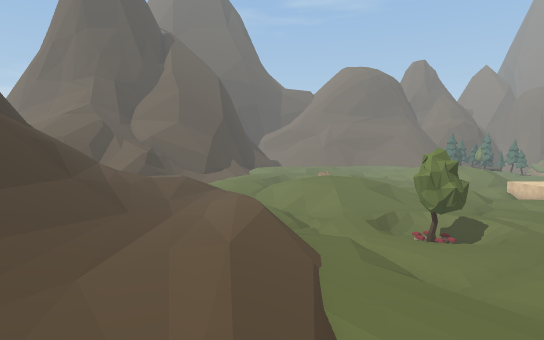
view 1 (above)

22 first-person views from a walk through a scene from a Unity 3-D project. The camera is 1.5 m above the floor, tilts 4° down and sees 80° across. The floor is counted in squares, 2 m on a side. Each view is taken from the middle of a square. On the plan, view 1 faces up. The plan holds only what a view shows up to about 11 squares ahead; the rest is blank. The place goes on beyond the plan. The player character is not drawn.

view 2
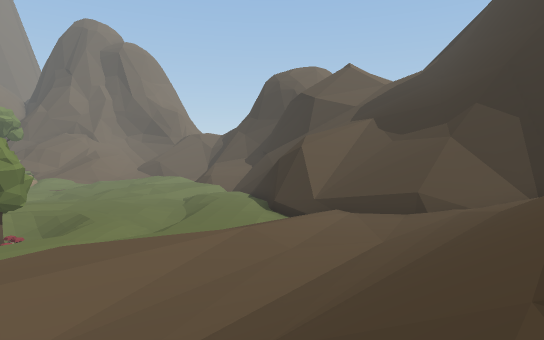

view 3
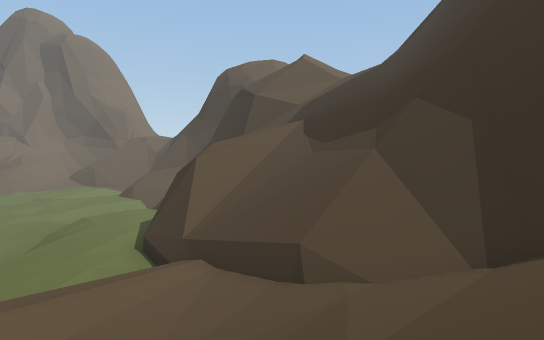

view 4
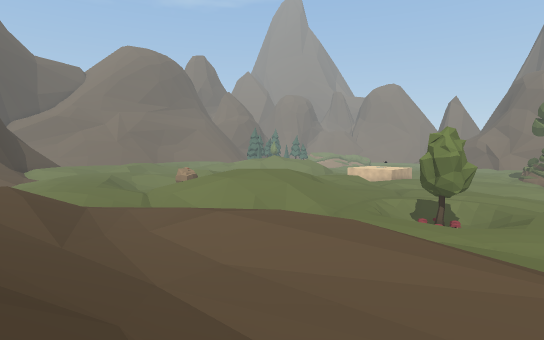

view 5
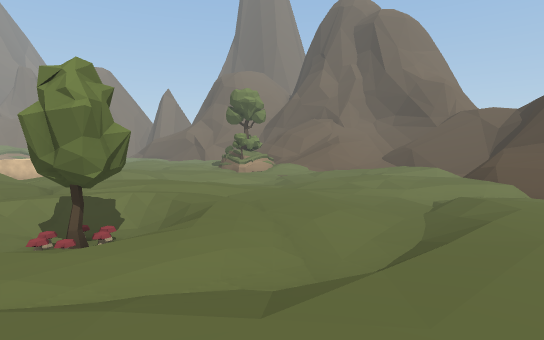

view 6
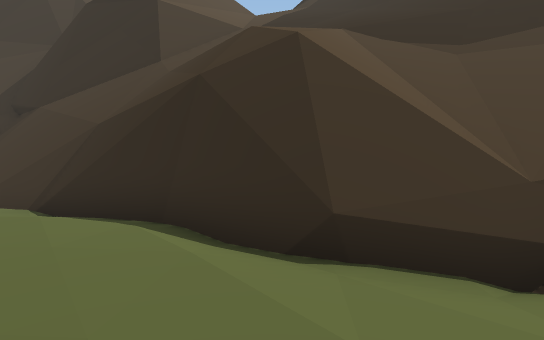

view 7
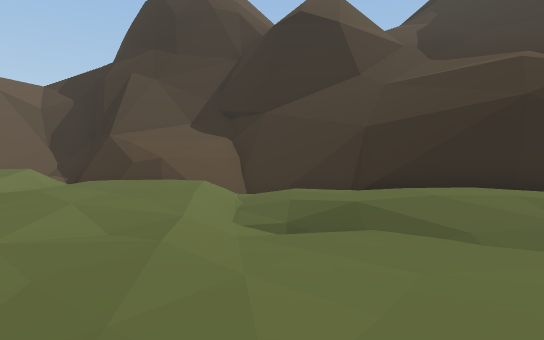

view 8
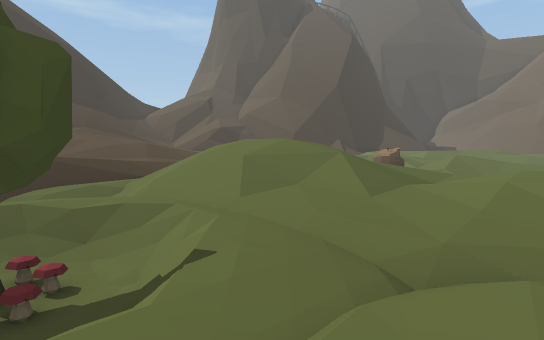

view 9
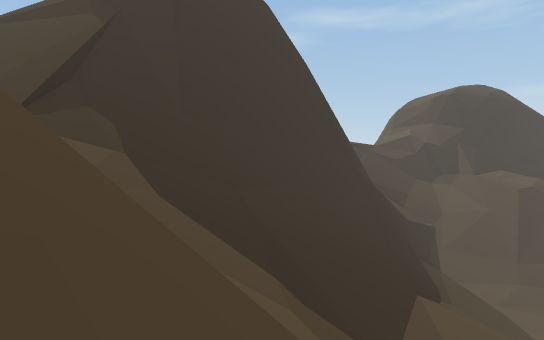

view 10
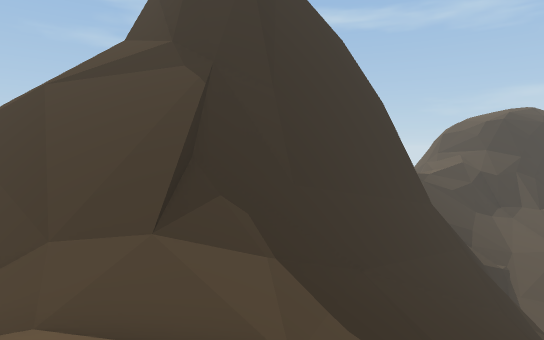

view 11
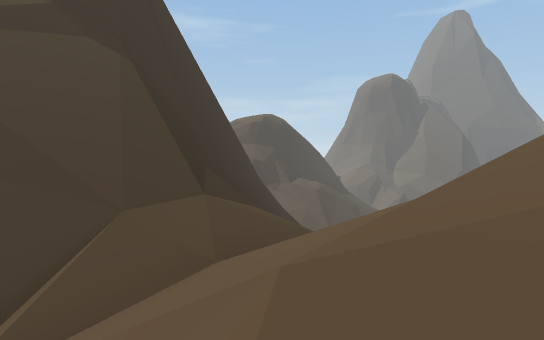

view 12
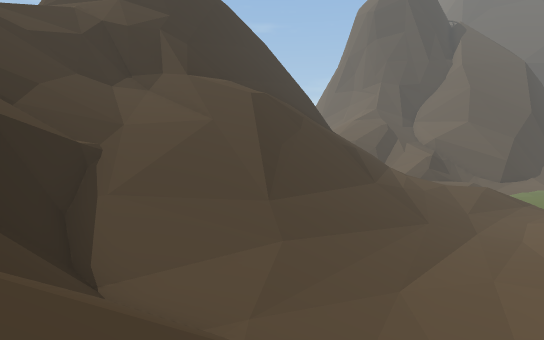

view 13
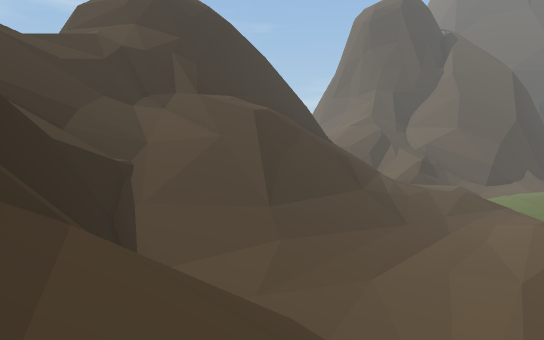

view 14
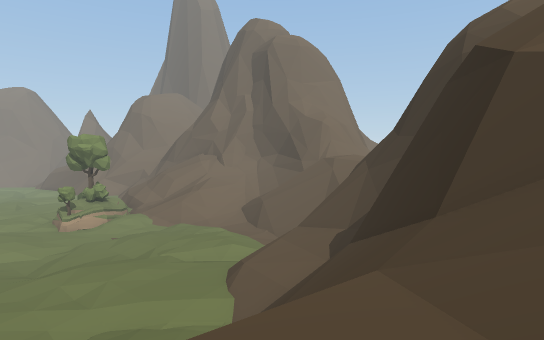

view 15
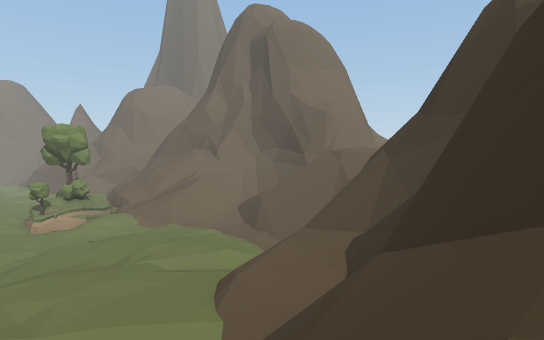

view 16
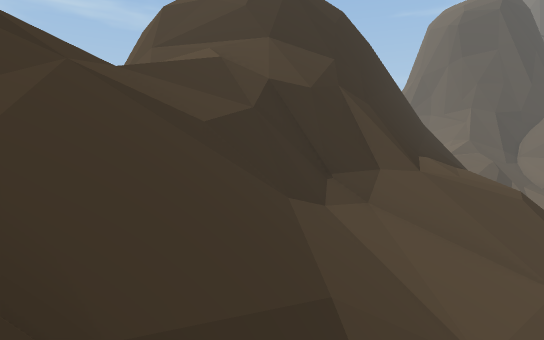

view 17
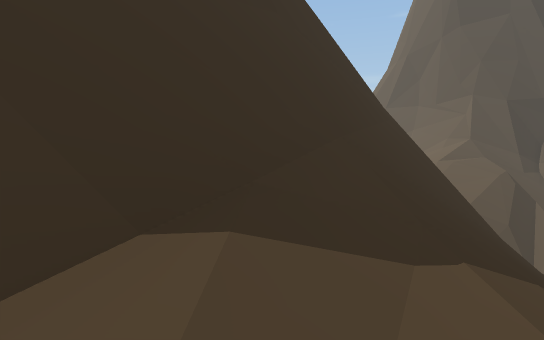

view 18
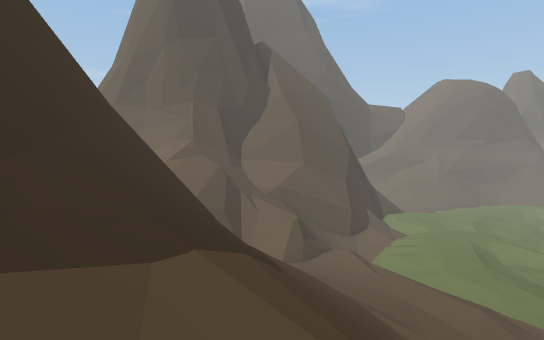

view 19
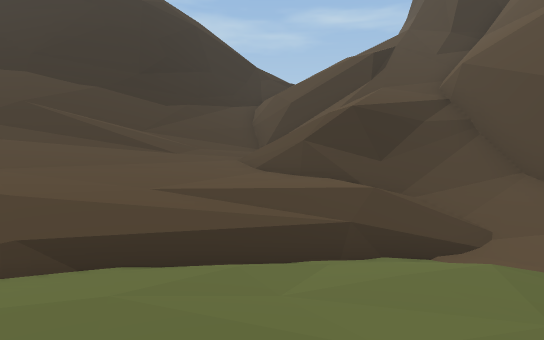

view 20
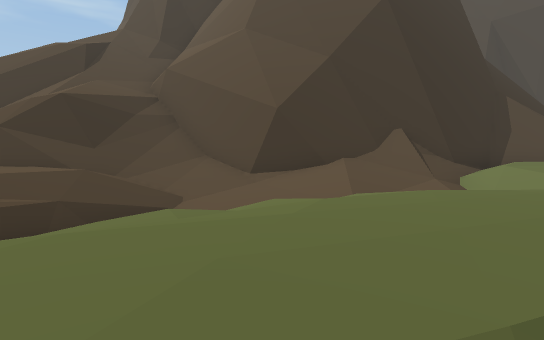

view 21
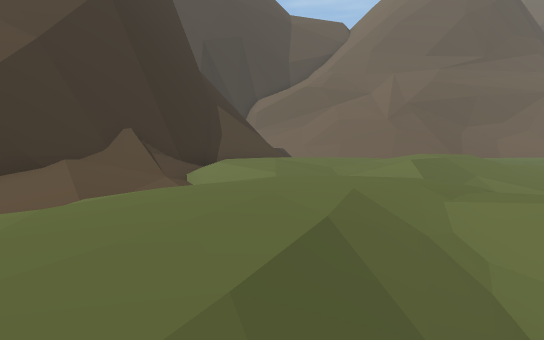

view 22
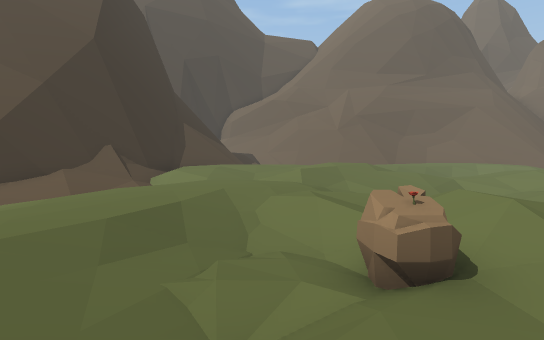

### Floor plan
Key: @ floor where view 1 was taken; # wall or solid block; . main floor; : floor 0.75 m higher than the main floor; - floor 0.75 m lower than the main floor; _ floor 1.5 m lower than the main floor; + floor 1.75 m higher than the main floor; / step, stairs or slope; = window, fence, low wall or low ledge; ^ raised ledge; v drop or lower ground; T tree; R rock; O other object.
Columns run from 12 left of view 1 to 15 right of it. Each row starts with its distance up from view 1.
 30         ##/:::::++
 29         #//:::::+:::...:
 28 ###     #///:.::///////.
 27 /^#    ##/. /:.//../ /.
 26 //######//..:::.
 25 ///////....:::....
 24 =//////./..:://../:
 23 =///#////..::/// /:.
 22 #/ /=://..::/.-RO///
 21 #/ /:://..::////.//
 20 ///++:://.: ///..
 19 ////++::/.:
 18  ////+++//..  /
 17 =/////++//..//    :./
 16 #//////+//..//+ +//..
 15 #//////+//.////+///..//
 14 #/////////.///////.....
 13 ^///// //.././////../.
 12 ^////  //./://-..O/./.
 11 =////////./:///./T_/..
 10 #////////..:/-/./OO/..
  9 =////////..:/...///...
  8 ^////////..://./......
  7 ^=///////..:/..///--..  -___
  6 ^#///////..:.../--------/_--
  5 ##///////......./--------/--
  4 #////////....-.../------..--
  3 =////////:.../-....//_--../-
  2 =////////===/###....-_/-..-.
  1 #//=/###///////###----/--./.
  0 ///=//##^///@////##---/---/.
 -1 ///#/  v=^////////##=///////
 -2        vv#=///////////////=-
 -3         =/////////////////#/
 -4         ^^////////####///###
 -5          ^=//////###v#####
 -6           ^#//////=//v
 -7            ^///// =/
 -8         ^^ ^=///       ##
 -9          #v##///   /
-10          ^#v#/////
-11          ^#///////
-12          ^=/////////
-13          ==///=/////
-14           =/vv^/ ///
-15           #vv

Positions as (right, up) in squares from view 1, and headings:
1: (0, 0), facing up
2: (-6, 11), facing down-right
3: (-6, 6), facing down-right
4: (-5, 7), facing up-right
5: (0, 7), facing right
6: (3, 5), facing down
7: (9, 7), facing down
8: (9, 10), facing up-left
9: (8, -6), facing left
10: (7, -9), facing left
11: (7, -14), facing up-left
12: (-1, 0), facing up-left
13: (0, -1), facing up-left
14: (2, -2), facing right
15: (4, -2), facing right
16: (-8, -1), facing up-left
17: (-10, 7), facing up-left
18: (-10, 7), facing up
19: (-1, 21), facing left
20: (0, 21), facing up-left
21: (0, 21), facing up
22: (2, 18), facing up
